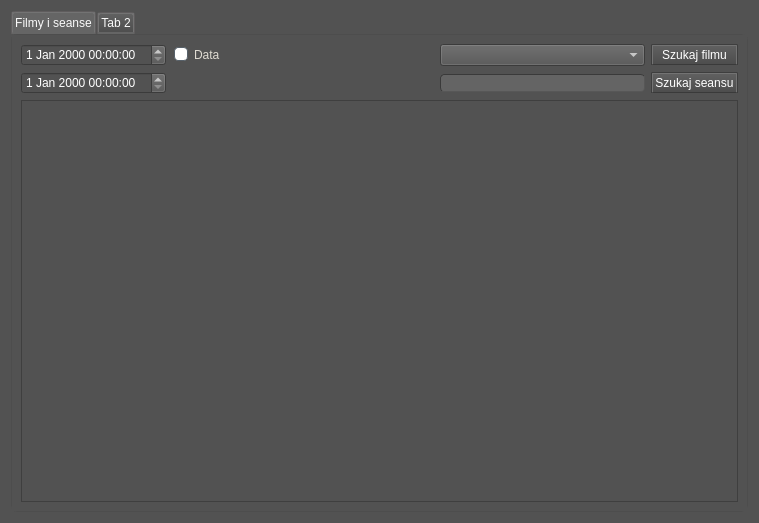
<?xml version="1.0" encoding="UTF-8"?>
<ui version="4.0">
 <class>okno_technik</class>
 <widget class="QWidget" name="okno_technik">
  <property name="geometry">
   <rect>
    <x>0</x>
    <y>0</y>
    <width>759</width>
    <height>523</height>
   </rect>
  </property>
  <property name="windowTitle">
   <string>Form</string>
  </property>
  <property name="styleSheet">
   <string notr="true">/*
ElegantDark Style Sheet for QT Applications
Author: Jaime A. Quiroga P.
Company: GTRONICK
Last updated: 17/04/2018
Available at: https://github.com/GTRONICK/QSS/blob/master/ElegantDark.qss
*/
QWidget {
	background-color:rgb(82, 82, 82);
}
QDialog {
background-color:rgb(82, 82, 82);
	color: rgb(255, 255, 255);
}
QMessageBox {
    background-color: rgb(82, 82, 82);
}
QTextEdit {
	background-color:rgb(82, 82, 82);
	color: rgb(255, 255, 255);
}
QToolBox::tab{
color: rgb(255,255,255);
}
QTableView {
background-color:rgb(82, 82, 82);
color: rgb(255,255,255);
}
QComboBox {
color: rgb(255, 255, 255);
}
QListView
{
    color: rgb(255, 255, 255);
}
QDateTimeEdit{
 color: rgb(255, 255, 255);
}
QDateEdit{
 color: rgb(255, 255, 255);
}
QSpinBox{
 color: rgb(255, 255, 255);
}
QPushButton{
	border-style: outset;
	border-width: 2px;
	border-top-color: qlineargradient(spread:pad, x1:0.5, y1:0.6, x2:0.5, y2:0.4, stop:0 rgba(115, 115, 115, 255), stop:1 rgba(62, 62, 62, 255));
	border-right-color: qlineargradient(spread:pad, x1:0.4, y1:0.5, x2:0.6, y2:0.5, stop:0 rgba(115, 115, 115, 255), stop:1 rgba(62, 62, 62, 255));
	border-left-color: qlineargradient(spread:pad, x1:0.6, y1:0.5, x2:0.4, y2:0.5, stop:0 rgba(115, 115, 115, 255), stop:1 rgba(62, 62, 62, 255));
	border-bottom-color: rgb(58, 58, 58);
	border-bottom-width: 1px;
	border-style: solid;
	color: rgb(255, 255, 255);
	padding: 2px;
	background-color: qlineargradient(spread:pad, x1:0.5, y1:1, x2:0.5, y2:0, stop:0 rgba(77, 77, 77, 255), stop:1 rgba(97, 97, 97, 255));
}
QPushButton:hover{
	border-style: outset;
	border-width: 2px;
	border-top-color: qlineargradient(spread:pad, x1:0.5, y1:0.6, x2:0.5, y2:0.4, stop:0 rgba(180, 180, 180, 255), stop:1 rgba(110, 110, 110, 255));
	border-right-color: qlineargradient(spread:pad, x1:0.4, y1:0.5, x2:0.6, y2:0.5, stop:0 rgba(180, 180, 180, 255), stop:1 rgba(110, 110, 110, 255));
	border-left-color: qlineargradient(spread:pad, x1:0.6, y1:0.5, x2:0.4, y2:0.5, stop:0 rgba(180, 180, 180, 255), stop:1 rgba(110, 110, 110, 255));
	border-bottom-color: rgb(115, 115, 115);
	border-bottom-width: 1px;
	border-style: solid;
	color: rgb(255, 255, 255);
	padding: 2px;
	background-color: qlineargradient(spread:pad, x1:0.5, y1:1, x2:0.5, y2:0, stop:0 rgba(107, 107, 107, 255), stop:1 rgba(157, 157, 157, 255));
}
QPushButton:pressed{
	border-style: outset;
	border-width: 2px;
	border-top-color: qlineargradient(spread:pad, x1:0.5, y1:0.6, x2:0.5, y2:0.4, stop:0 rgba(62, 62, 62, 255), stop:1 rgba(22, 22, 22, 255));
	border-right-color: qlineargradient(spread:pad, x1:0.4, y1:0.5, x2:0.6, y2:0.5, stop:0 rgba(115, 115, 115, 255), stop:1 rgba(62, 62, 62, 255));
	border-left-color: qlineargradient(spread:pad, x1:0.6, y1:0.5, x2:0.4, y2:0.5, stop:0 rgba(115, 115, 115, 255), stop:1 rgba(62, 62, 62, 255));
	border-bottom-color: rgb(58, 58, 58);
	border-bottom-width: 1px;
	border-style: solid;
	color: rgb(255, 255, 255);
	padding: 2px;
	background-color: qlineargradient(spread:pad, x1:0.5, y1:1, x2:0.5, y2:0, stop:0 rgba(77, 77, 77, 255), stop:1 rgba(97, 97, 97, 255));
}
QPushButton:disabled{
	border-style: outset;
	border-width: 2px;
	border-top-color: qlineargradient(spread:pad, x1:0.5, y1:0.6, x2:0.5, y2:0.4, stop:0 rgba(115, 115, 115, 255), stop:1 rgba(62, 62, 62, 255));
	border-right-color: qlineargradient(spread:pad, x1:0.4, y1:0.5, x2:0.6, y2:0.5, stop:0 rgba(115, 115, 115, 255), stop:1 rgba(62, 62, 62, 255));
	border-left-color: qlineargradient(spread:pad, x1:0.6, y1:0.5, x2:0.4, y2:0.5, stop:0 rgba(115, 115, 115, 255), stop:1 rgba(62, 62, 62, 255));
	border-bottom-color: rgb(58, 58, 58);
	border-bottom-width: 1px;
	border-style: solid;
	color: rgb(0, 0, 0);
	padding: 2px;
	background-color: qlineargradient(spread:pad, x1:0.5, y1:1, x2:0.5, y2:0, stop:0 rgba(57, 57, 57, 255), stop:1 rgba(77, 77, 77, 255));
}
QLineEdit {
	border-width: 1px; border-radius: 4px;
	border-color: rgb(58, 58, 58);
	border-style: inset;
	padding: 0 8px;
	color: rgb(255, 255, 255);
	background:rgb(100, 100, 100);
	selection-background-color: rgb(187, 187, 187);
	selection-color: rgb(60, 63, 65);
}
QLabel {
	color:rgb(255,255,255);	
}
QProgressBar {
	text-align: center;
	color: rgb(240, 240, 240);
	border-width: 1px; 
	border-radius: 10px;
	border-color: rgb(58, 58, 58);
	border-style: inset;
	background-color:rgb(77,77,77);
}
QProgressBar::chunk {
	background-color: qlineargradient(spread:pad, x1:0.5, y1:0.7, x2:0.5, y2:0.3, stop:0 rgba(87, 97, 106, 255), stop:1 rgba(93, 103, 113, 255));
	border-radius: 5px;
}
QMenuBar {
	background:rgb(82, 82, 82);
}
QMenuBar::item {
	color:rgb(223,219,210);
	spacing: 3px;
	padding: 1px 4px;
	background: transparent;
}

QMenuBar::item:selected {
	background:rgb(115, 115, 115);
}
QMenu::item:selected {
	color:rgb(255,255,255);
	border-width:2px;
	border-style:solid;
	padding-left:18px;
	padding-right:8px;
	padding-top:2px;
	padding-bottom:3px;
	background:qlineargradient(spread:pad, x1:0.5, y1:0.7, x2:0.5, y2:0.3, stop:0 rgba(87, 97, 106, 255), stop:1 rgba(93, 103, 113, 255));
	border-top-color: qlineargradient(spread:pad, x1:0.5, y1:0.6, x2:0.5, y2:0.4, stop:0 rgba(115, 115, 115, 255), stop:1 rgba(62, 62, 62, 255));
	border-right-color: qlineargradient(spread:pad, x1:0.4, y1:0.5, x2:0.6, y2:0.5, stop:0 rgba(115, 115, 115, 255), stop:1 rgba(62, 62, 62, 255));
	border-left-color: qlineargradient(spread:pad, x1:0.6, y1:0.5, x2:0.4, y2:0.5, stop:0 rgba(115, 115, 115, 255), stop:1 rgba(62, 62, 62, 255));
	border-bottom-color: rgb(58, 58, 58);
	border-bottom-width: 1px;
}
QMenu::item {
	color:rgb(223,219,210);
	background-color:rgb(78,78,78);
	padding-left:20px;
	padding-top:4px;
	padding-bottom:4px;
	padding-right:10px;
}
QMenu{
	background-color:rgb(78,78,78);
}
QTabWidget {
	color:rgb(0,0,0);
	background-color:rgb(247,246,246);
}
QTabWidget::pane {
		border-color: rgb(77,77,77);
		background-color:rgb(101,101,101);
		border-style: solid;
		border-width: 1px;
    	border-radius: 6px;
}
QTabBar::tab {
	padding:2px;
	color:rgb(250,250,250);
  	background-color: qlineargradient(spread:pad, x1:0.5, y1:1, x2:0.5, y2:0, stop:0 rgba(77, 77, 77, 255), stop:1 rgba(97, 97, 97, 255));
	border-style: solid;
	border-width: 2px;
  	border-top-right-radius:4px;
   border-top-left-radius:4px;
	border-top-color: qlineargradient(spread:pad, x1:0.5, y1:0.6, x2:0.5, y2:0.4, stop:0 rgba(115, 115, 115, 255), stop:1 rgba(95, 92, 93, 255));
	border-right-color: qlineargradient(spread:pad, x1:0.4, y1:0.5, x2:0.6, y2:0.5, stop:0 rgba(115, 115, 115, 255), stop:1 rgba(95, 92, 93, 255));
	border-left-color: qlineargradient(spread:pad, x1:0.6, y1:0.5, x2:0.4, y2:0.5, stop:0 rgba(115, 115, 115, 255), stop:1 rgba(95, 92, 93, 255));
	border-bottom-color: rgb(101,101,101);
}
QTabBar::tab:selected, QTabBar::tab:last:selected, QTabBar::tab:hover {
  	background-color:rgb(101,101,101);
  	margin-left: 0px;
  	margin-right: 1px;
}
QTabBar::tab:!selected {
    	margin-top: 1px;
		margin-right: 1px;
}
QCheckBox {
	color:rgb(223,219,210);
	padding: 2px;
}
QCheckBox:hover {
	border-radius:4px;
	border-style:solid;
	padding-left: 1px;
	padding-right: 1px;
	padding-bottom: 1px;
	padding-top: 1px;
	border-width:1px;
	border-color: rgb(87, 97, 106);
	background-color:qlineargradient(spread:pad, x1:0.5, y1:0.7, x2:0.5, y2:0.3, stop:0 rgba(87, 97, 106, 150), stop:1 rgba(93, 103, 113, 150));
}
QCheckBox::indicator:checked {
	border-radius:4px;
	border-style:solid;
	border-width:1px;
	border-color: rgb(180,180,180);
  	background-color:qlineargradient(spread:pad, x1:0.5, y1:0.7, x2:0.5, y2:0.3, stop:0 rgba(87, 97, 106, 255), stop:1 rgba(93, 103, 113, 255));
}
QCheckBox::indicator:unchecked {
	border-radius:4px;
	border-style:solid;
	border-width:1px;
	border-color: rgb(87, 97, 106);
  	background-color:rgb(255,255,255);
}
QStatusBar {
	color:rgb(240,240,240);
}
</string>
  </property>
  <layout class="QGridLayout" name="gridLayout">
   <item row="0" column="0">
    <widget class="QTabWidget" name="tabWidget">
     <property name="currentIndex">
      <number>0</number>
     </property>
     <widget class="QWidget" name="tab">
      <attribute name="title">
       <string>Filmy i seanse</string>
      </attribute>
      <layout class="QGridLayout" name="gridLayout_2">
       <item row="0" column="4">
        <widget class="QPushButton" name="pushButtonZnajdzFilm">
         <property name="text">
          <string>Szukaj filmu</string>
         </property>
        </widget>
       </item>
       <item row="2" column="0" colspan="5">
        <widget class="QTableView" name="tableView">
         <property name="sizeAdjustPolicy">
          <enum>QAbstractScrollArea::AdjustToContents</enum>
         </property>
         <property name="editTriggers">
          <set>QAbstractItemView::NoEditTriggers</set>
         </property>
        </widget>
       </item>
       <item row="0" column="1">
        <widget class="QCheckBox" name="checkBoxData">
         <property name="text">
          <string>Data</string>
         </property>
        </widget>
       </item>
       <item row="1" column="3">
        <widget class="QLineEdit" name="lineEdit"/>
       </item>
       <item row="1" column="4">
        <widget class="QPushButton" name="pushButtonZnajdzSeans">
         <property name="text">
          <string>Szukaj seansu</string>
         </property>
        </widget>
       </item>
       <item row="0" column="3">
        <widget class="QComboBox" name="comboBoxParametr"/>
       </item>
       <item row="0" column="0">
        <widget class="QDateTimeEdit" name="dateTimeEditPoczatek"/>
       </item>
       <item row="1" column="0">
        <widget class="QDateTimeEdit" name="dateTimeEditKoniec"/>
       </item>
       <item row="0" column="2">
        <spacer name="horizontalSpacer">
         <property name="orientation">
          <enum>Qt::Horizontal</enum>
         </property>
         <property name="sizeHint" stdset="0">
          <size>
           <width>40</width>
           <height>20</height>
          </size>
         </property>
        </spacer>
       </item>
      </layout>
     </widget>
     <widget class="QWidget" name="tab_2">
      <attribute name="title">
       <string>Tab 2</string>
      </attribute>
     </widget>
    </widget>
   </item>
  </layout>
 </widget>
 <resources/>
 <connections/>
</ui>
